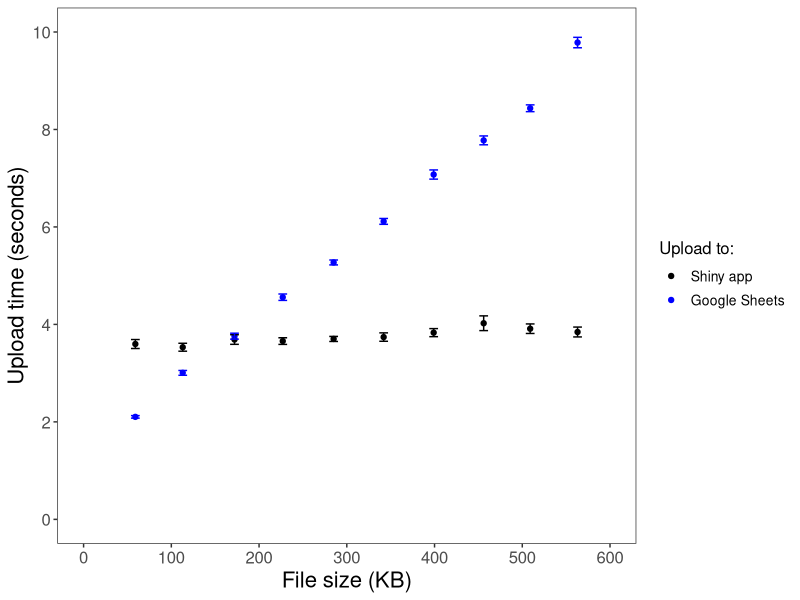
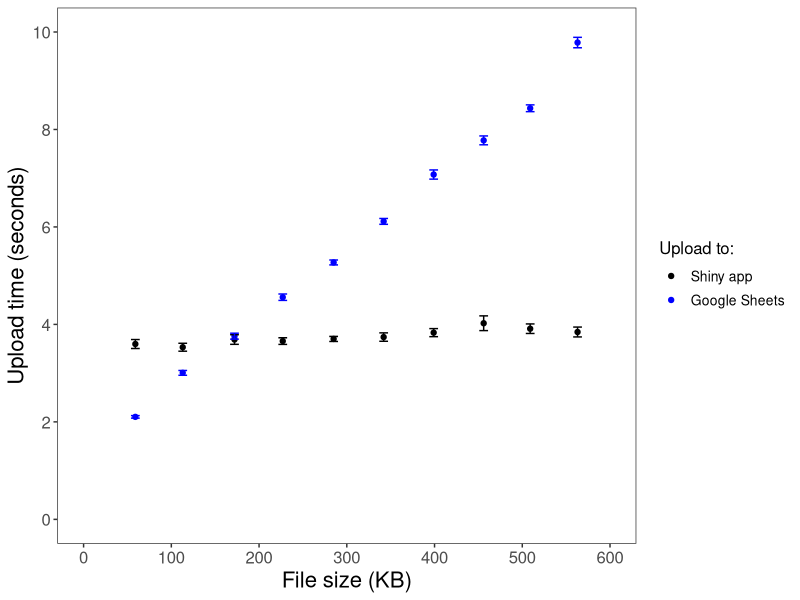

R code for these plots, in order:
# Script to test efficiency of uploading data using the shiny app

# Set working directory to testing_efficiency

# Compare size of file to average time taken to upload (to the shiny app, to googlesheets, and combined)

library(dplyr)
library(ggplot2)

# Load data
upload_time <- read.csv("time_to_upload_data.csv")

# Calculate mean time and standard deviation for each group
mean_upload_times <- upload_time %>% 
  group_by(file_size_kb) %>%
  summarise(across(.cols = c(time_upload_app, time_upload_googlesheets), list(mean = mean, sd = sd)))

# Calculate variance. Variance is standard deviation squared
mean_upload_times$time_upload_app_var <- (mean_upload_times$time_upload_app_sd)^2
mean_upload_times$time_upload_googlesheets_var <- (mean_upload_times$time_upload_googlesheets_sd)^2

# Calculate standard error of the mean - SEM = square root of variance divided by sample size (10 as 10 repeats)
mean_upload_times$time_upload_app_sem <- sqrt(mean_upload_times$time_upload_app_var/10)
mean_upload_times$time_upload_googlesheets_sem <- sqrt(mean_upload_times$time_upload_googlesheets_var/10)

# Mean plus SEM
mean_upload_times$mean_upload_app_plus_SEM <- mean_upload_times$time_upload_app_mean + mean_upload_times$time_upload_app_sem
mean_upload_times$mean_upload_googlesheets_plus_SEM <- mean_upload_times$time_upload_googlesheets_mean + mean_upload_times$time_upload_googlesheets_sem
# Mean minus SEM
mean_upload_times$mean_upload_app_minus_SEM <- mean_upload_times$time_upload_app_mean - mean_upload_times$time_upload_app_sem
mean_upload_times$mean_upload_googlesheets_minus_SEM <- mean_upload_times$time_upload_googlesheets_mean - mean_upload_times$time_upload_googlesheets_sem


# Plot 
dev.off()
mean_upload_times %>%
  ggplot(aes(x = file_size_kb)) +
  geom_point(aes(y = time_upload_app_mean, colour = "Shiny app")) +
  geom_point(aes(y = time_upload_googlesheets_mean, colour = "Google Sheets")) +
  geom_errorbar(aes(ymin = mean_upload_app_minus_SEM, ymax = mean_upload_app_plus_SEM), width = 10, colour = "black") +
  geom_errorbar(aes(ymin = mean_upload_googlesheets_minus_SEM, ymax = mean_upload_googlesheets_plus_SEM), width = 10, colour = "blue") +
  scale_colour_manual("Upload to:", 
                      breaks = c("Shiny app", "Google Sheets"),
                      values = c("black", "blue")) +
  labs(x = "File size (KB)", y = "Upload time (seconds)") +
  scale_x_continuous(breaks = c(seq(0,600,100)), limits = c(0,600)) +
  scale_y_continuous(breaks = c(seq(0,10,2)), limits = c(0,10)) +
  theme_bw() +
  theme(axis.text = element_text(size=12),
        axis.title = element_text(size=16),
        panel.grid.major = element_blank(), # no grid lines
        panel.grid.minor = element_blank(),
        legend.title=element_text(size=12),
        legend.text=element_text(size=10))
ggsave("uploading_data_time_graph.png")
dev.off()
